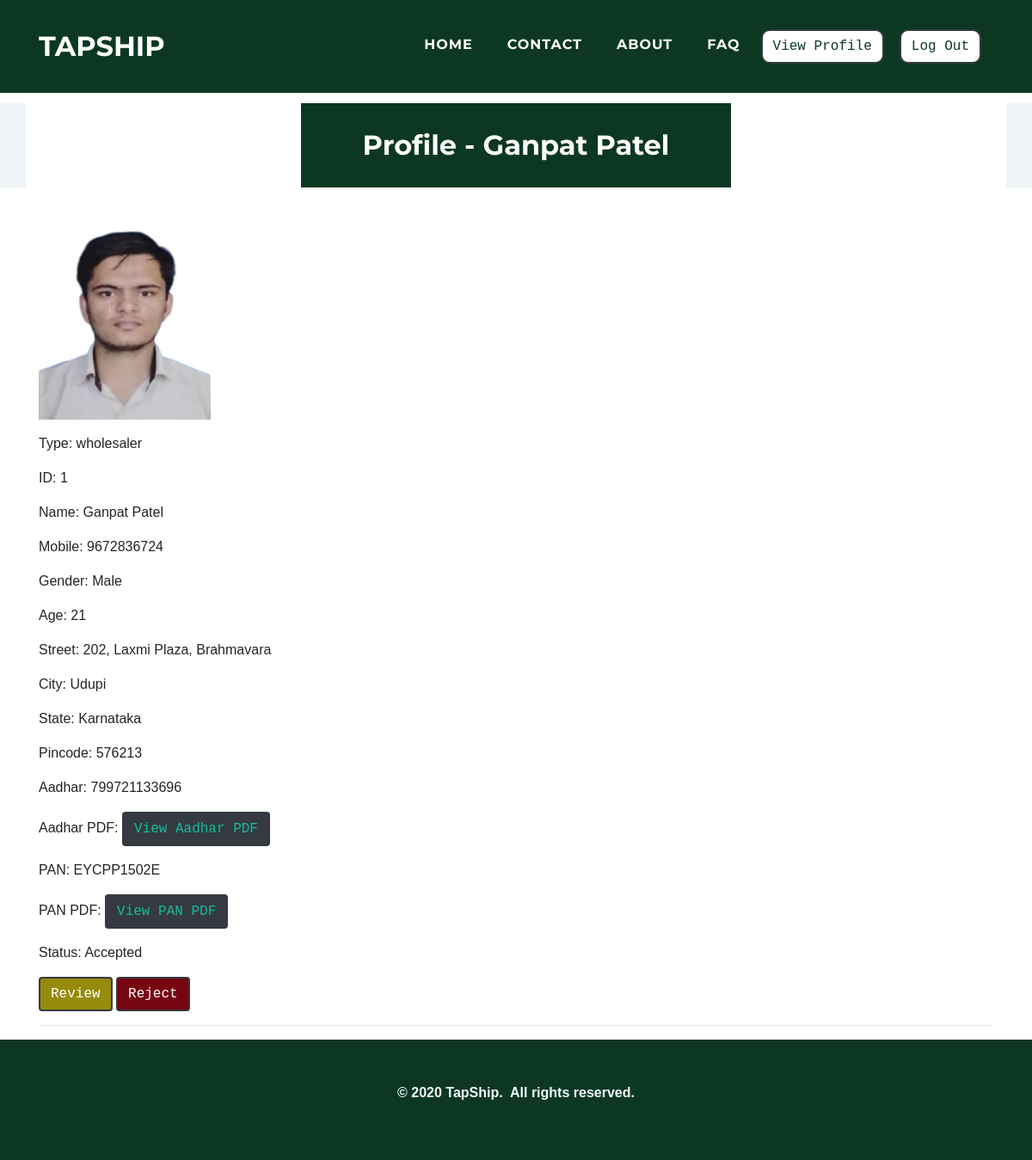
/admin/customerprofile.php?c_mobile=9672836724 (signed in), run on the app's committed database.
### tables this page shows
CREATE TABLE `customer` (
  `c_id` int(11) NOT NULL,
  `c_name` varchar(100) NOT NULL,
  `c_mobile` varchar(25) NOT NULL,
  `c_contactname` varchar(50) NOT NULL,
  `c_gender` varchar(25) NOT NULL,
  `c_age` varchar(10) NOT NULL,
  `c_street` varchar(50) NOT NULL,
  `c_city` varchar(25) NOT NULL,
  `c_state` varchar(25) NOT NULL,
  `c_pincode` varchar(10) NOT NULL,
  `c_type` varchar(25) NOT NULL,
  `c_registration` varchar(100) NOT NULL,
  `c_aadhar` varchar(25) NOT NULL,
  `c_aadharpdf` varchar(100) NOT NULL,
  `c_pan` varchar(25) NOT NULL,
  `c_panpdf` varchar(100) NOT NULL,
  `c_photo` varchar(100) NOT NULL,
  `c_password` varchar(25) NOT NULL,
  `c_approve` varchar(100) NOT NULL
);

### admin/customerprofile.php (the view, shortened to what this page needs)
<?php
$res = $_SESSION["sessionid"];
$a_name= $res;
?>
<!DOCTYPE html>
<html>
<head>
    <link rel="stylesheet" href="../assets/bootstrap/css/bootstrap.min.css">
    <link rel="stylesheet" href="../assets/fonts/font-awesome.min.css">
    <link rel="stylesheet" href="../assets/fonts/ionicons.min.css">
    <link rel="stylesheet" href="../assets/css/Article-List.css">
    <link rel="stylesheet" href="../assets/css/Features-Boxed.css">
    <link rel="stylesheet" href="../assets/css/Footer-Dark.css">
    <link rel="stylesheet" href="../assets/css/Highlight-Blue.css">
    <link rel="stylesheet" href="https://cdnjs.cloudflare.com/ajax/libs/animate.css/3.5.2/animate.min.css">
    <link rel="stylesheet" href="https://cdnjs.cloudflare.com/ajax/libs/aos/2.2.0/aos.css">
    <link rel="stylesheet" href="../assets/css/Login-Form-Clean.css">
    <link rel="stylesheet" href="../assets/css/table-style.css"/>
</head>
<body id="page-top">
    <nav class="navbar navbar-light navbar-expand-lg fixed-top text-uppercase" id="mainNav" style="background: #0c3823;">
        <div class="container">
            <a class="navbar-brand js-scroll-trigger" data-bs-hover-animate="pulse" href="../index.php" style="font-family: Montserrat, sans-serif;">TAPSHIP</a>
            <div class="collapse navbar-collapse"
                id="navbarResponsive">
                <ul class="nav navbar-nav ml-auto">
                    <li class="nav-item mx-0 mx-lg-1"><a class="nav-link py-3 px-0 px-lg-3 rounded js-scroll-trigger" data-bs-hover-animate="pulse" href="../index.php" style="filter: contrast(100%) grayscale(0%) hue-rotate(0deg) invert(0%) sepia(0%);">HOME</a></li>
                    <li class="nav-item mx-0 mx-lg-1"><a class="nav-link py-3 px-0 px-lg-3 rounded js-scroll-trigger" data-bs-hover-animate="pulse" href="../contact.php">CONTACT</a></li>
                    <li class="nav-item mx-0 mx-lg-1"><a class="nav-link py-3 px-0 px-lg-3 rounded js-scroll-trigger" data-bs-hover-animate="pulse" href="../about.php">ABOUT</a></li>
                    <li class="nav-item mx-0 mx-lg-1"><a class="nav-link py-3 px-0 px-lg-3 rounded js-scroll-trigger" data-bs-hover-animate="pulse" href="../faq.php">FAQ</a></li>
                    <li class="nav-item mx-0 mx-lg-1"><a href="updateprofile.php?a_name=<?php echo $a_name; ?>"><button class="btn btn-dark text-monospace" data-bs-hover-animate="pulse" type="button" style="margin: 10px;background: rgb(255,255,255);color: #0c3823;margin-left: 0;border-radius: 10px;">View Profile</button></a></li>
                    <li class="nav-item mx-0 mx-lg-1"><a href="../admin/logout-script.php"><button  class="btn btn-dark text-monospace" data-bs-hover-animate="pulse" type="button" style="margin: 10px;background: rgb(255,255,255);color: #0c3823;margin-left: 0;border-radius: 10px;">Log Out</button></a></li>
                </ul>
            </div>
        </div>
    </nav>
<?php
$con=mysqli_connect("localhost","root","","tapship");
   $c_mobile = $_GET['c_mobile'];
   $query = " select * from customer where c_mobile=".$c_mobile."";
   $result = mysqli_query($con,$query);
   while( $res=mysqli_fetch_assoc($result))
   {
       $c_id =  $res['c_id'];
       $c_name =  $res['c_name'];
       $c_gender =  $res['c_gender'];
       $c_age =  $res['c_age'];
       $c_street =  $res['c_street'];
       $c_city =  $res['c_city'];
       $c_state =  $res['c_state'];
       $c_pincode =  $res['c_pincode'];
       $c_type =  $res['c_type'];
       $c_aadhar =  $res['c_aadhar'];
       $c_aadharpdf =  $res['c_aadharpdf'];
       $c_pan =  $res['c_pan'];
       $c_panpdf =  $res['c_panpdf'];
       $c_photo =  $res['c_photo'];
       $c_approve =  $res['c_approve'];
   }
?>
    <div class="features-boxed">
        <div class="container" style="background: #ffffff;">
            <div class="intro" style="background: #0c3823;margin-top: 120px;margin-bottom: 30px;">
                <h2 class="text-center" data-aos="fade" style="color: rgb(255,255,255);padding: 30px;margin-bottom: 0px;">Profile - <?php echo "$c_name"?></h2>
            </div>
        </div>
    </div>
    <div class="container">
    <?php
    if($c_type=="wholesaler")
    {
    ?>
    <p><img src="../customers/<?php echo  $c_photo;?>" width="200" height="240"></p>
    <p>Type: <?php echo "$c_type"?></p>
    <p>ID: <?php echo "$c_id"?></p>
    <p>Name: <?php echo "$c_name"?></p>
    <p>Mobile: <?php echo "$c_mobile"?></p>
    <p>Gender: <?php echo "$c_gender"?></p>
    <p>Age: <?php echo "$c_age"?></p>
    <p>Street: <?php echo "$c_street"?></p>
    <p>City: <?php echo "$c_city"?></p>
    <p>State: <?php echo "$c_state"?></p>
    <p>Pincode: <?php echo "$c_pincode"?></p>
    <p>Aadhar: <?php echo "$c_aadhar"?></p>
    <p>Aadhar PDF: <button class="btn btn-dark text-monospace"><a href="../customers/<?php echo  $c_aadharpdf;?>" target="_blank">View Aadhar PDF</a></button></p>
    <p>PAN: <?php echo "$c_pan"?></p>
    <p>PAN PDF: <button class="btn btn-dark text-monospace"><a href="../customers/<?php echo  $c_panpdf;?>" target="_blank">View PAN PDF</a></button></p>
    <p>Status: <?php if($c_approve=="0"){echo "No Action";}else if($c_approve=="1"){echo " Accepted";}else if($c_approve=="2"){echo "Review";}else if($c_approve=="3"){echo "Rejected";}else if($c_approve=="4"){echo "Resubmitted";}  ?></p>
    <?php
    }
    ?>
    <form action="statuscustomer.php?c_mobile=<?php echo $c_mobile; ?>" method="post">
    <?php
    if($c_approve==1){
    ?>
     <td data-label="Profile"> <button class="btn btn-dark text-monospace" style="background-color:#968b0c;"  name="review">Review</button> </td>
     <td data-label="Profile"> <button class="btn btn-dark text-monospace" style="background-color:#780611;"  name="reject">Reject</button> </td>
     <hr>
    <?php
    }
    ?>
    </form>
    </div>
    <div class="footer-dark" style="background: rgb(12,56,35);">
        <footer>
            <div class="container">
                <p style="text-align: center;"><strong>© 2020 TapShip.&nbsp; All rights reserved.</strong><br></p>
            </div>
        </footer>
    </div>
</body>
</html>

### assets/css/Features-Boxed.css (style rules this page uses)
.features-boxed { color: #313437; background-color: #eef4f7; }
.features-boxed h2 { font-weight: bold; margin-bottom: 40px; padding-top: 40px; color: inherit; }
.features-boxed .intro { font-size: 16px; max-width: 500px; margin: 0 auto; }

### assets/css/Footer-Dark.css (style rules this page uses)
.footer-dark { padding: 50px 0; color: #f0f9ff; background-color: #282d32; }

### assets/css/table-style.css (style rules this page uses)
body { margin:0; font-family: sans-serif; }
* { box-sizing: border-box; }

### data on the page
customer: c_name "Ganpat Patel", c_photo (picture), c_type "wholesaler", c_id "1", c_gender "Male", c_age "21", c_street "202, Laxmi Plaza, Brahmavara", c_city "Udupi", c_state "Karnataka", c_pincode "576213", c_aadhar "799721133696", c_pan "EYCPP1502E"

### other printed values
$c_mobile "9672836724"
